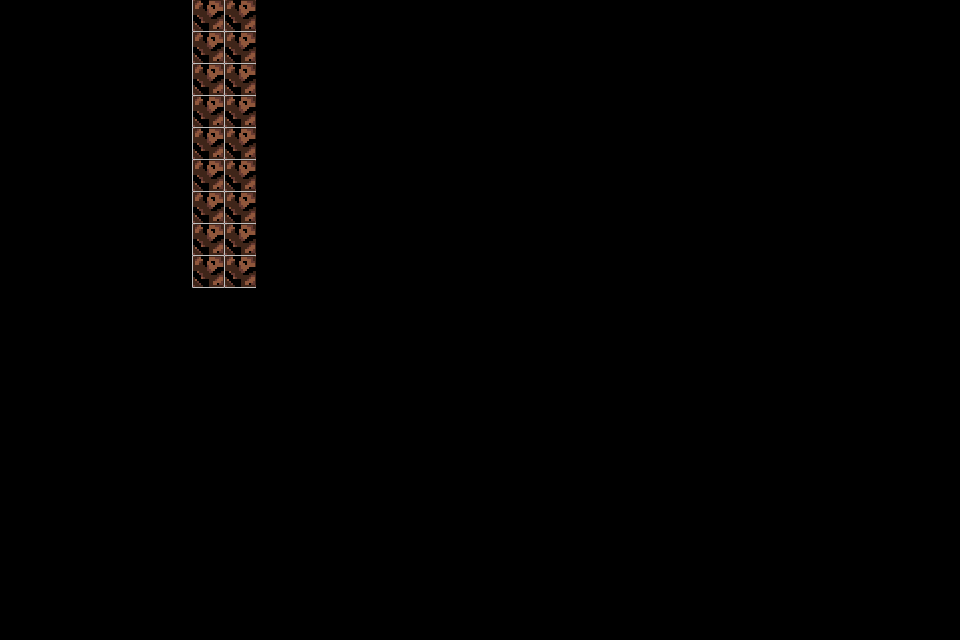

This game map was drawn from its Tiled (.tmx) file and the tilesets committed beside it. A one-line description and the full map source follow:
An orthogonal 30x20 tile map with 32x32 px tiles, 1 tile layer (Tilelaag 1).

<map version="1.10" tiledversion="1.11.2" orientation="orthogonal" renderorder="right-down" width="30" height="20" tilewidth="32" tileheight="32" infinite="0" nextlayerid="2" nextobjectid="1">
 <tileset firstgid="1" source="Tile Aseprite.tsx" />
 <layer id="1" name="Tilelaag 1" width="30" height="20">
  <data encoding="csv">
0,0,0,0,0,0,26,26,0,0,0,0,0,0,0,0,0,0,0,0,0,0,0,0,0,0,0,0,0,0,
0,0,0,0,0,0,26,26,0,0,0,0,0,0,0,0,0,0,0,0,0,0,0,0,0,0,0,0,0,0,
0,0,0,0,0,0,26,26,0,0,0,0,0,0,0,0,0,0,0,0,0,0,0,0,0,0,0,0,0,0,
0,0,0,0,0,0,26,26,0,0,0,0,0,0,0,0,0,0,0,0,0,0,0,0,0,0,0,0,0,0,
0,0,0,0,0,0,26,26,0,0,0,0,0,0,0,0,0,0,0,0,0,0,0,0,0,0,0,0,0,0,
0,0,0,0,0,0,26,26,0,0,0,0,0,0,0,0,0,0,0,0,0,0,0,0,0,0,0,0,0,0,
0,0,0,0,0,0,26,26,0,0,0,0,0,0,0,0,0,0,0,0,0,0,0,0,0,0,0,0,0,0,
0,0,0,0,0,0,26,26,0,0,0,0,0,0,0,0,0,0,0,0,0,0,0,0,0,0,0,0,0,0,
0,0,0,0,0,0,26,26,0,0,0,0,0,0,0,0,0,0,0,0,0,0,0,0,0,0,0,0,0,0,
0,0,0,0,0,0,0,0,0,0,0,0,0,0,0,0,0,0,0,0,0,0,0,0,0,0,0,0,0,0,
0,0,0,0,0,0,0,0,0,0,0,0,0,0,0,0,0,0,0,0,0,0,0,0,0,0,0,0,0,0,
0,0,0,0,0,0,0,0,0,0,0,0,0,0,0,0,0,0,0,0,0,0,0,0,0,0,0,0,0,0,
0,0,0,0,0,0,0,0,0,0,0,0,0,0,0,0,0,0,0,0,0,0,0,0,0,0,0,0,0,0,
0,0,0,0,0,0,0,0,0,0,0,0,0,0,0,0,0,0,0,0,0,0,0,0,0,0,0,0,0,0,
0,0,0,0,0,0,0,0,0,0,0,0,0,0,0,0,0,0,0,0,0,0,0,0,0,0,0,0,0,0,
0,0,0,0,0,0,0,0,0,0,0,0,0,0,0,0,0,0,0,0,0,0,0,0,0,0,0,0,0,0,
0,0,0,0,0,0,0,0,0,0,0,0,0,0,0,0,0,0,0,0,0,0,0,0,0,0,0,0,0,0,
0,0,0,0,0,0,0,0,0,0,0,0,0,0,0,0,0,0,0,0,0,0,0,0,0,0,0,0,0,0,
0,0,0,0,0,0,0,0,0,0,0,0,0,0,0,0,0,0,0,0,0,0,0,0,0,0,0,0,0,0,
0,0,0,0,0,0,0,0,0,0,0,0,0,0,0,0,0,0,0,0,0,0,0,0,0,0,0,0,0,0
</data>
 </layer>
</map>